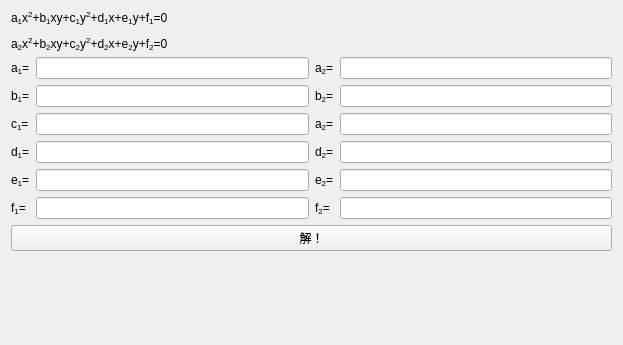
<?xml version="1.0" encoding="UTF-8"?>
<ui version="4.0">
 <class>SimultaneousQuadraticEquationsCalculatorWidgetClass</class>
 <widget class="QWidget" name="SimultaneousQuadraticEquationsCalculatorWidgetClass">
  <property name="geometry">
   <rect>
    <x>0</x>
    <y>0</y>
    <width>623</width>
    <height>345</height>
   </rect>
  </property>
  <property name="windowTitle">
   <string notr="true">二元二次方程组</string>
  </property>
  <layout class="QGridLayout" name="gridLayout_3">
   <item row="0" column="0">
    <layout class="QGridLayout" name="gridLayout_2">
     <item row="0" column="0">
      <widget class="QLabel" name="label">
       <property name="text">
        <string notr="true">&lt;html&gt;&lt;head/&gt;&lt;body&gt;&lt;p&gt;a&lt;span style=&quot; vertical-align:sub;&quot;&gt;1&lt;/span&gt;x&lt;span style=&quot; vertical-align:super;&quot;&gt;2&lt;/span&gt;+b&lt;span style=&quot; vertical-align:sub;&quot;&gt;1&lt;/span&gt;xy+c&lt;span style=&quot; vertical-align:sub;&quot;&gt;1&lt;/span&gt;y&lt;span style=&quot; vertical-align:super;&quot;&gt;2&lt;/span&gt;+d&lt;span style=&quot; vertical-align:sub;&quot;&gt;1&lt;/span&gt;x+e&lt;span style=&quot; vertical-align:sub;&quot;&gt;1&lt;/span&gt;y+f&lt;span style=&quot; vertical-align:sub;&quot;&gt;1&lt;/span&gt;=0&lt;/p&gt;&lt;p&gt;a&lt;span style=&quot; vertical-align:sub;&quot;&gt;2&lt;/span&gt;x&lt;span style=&quot; vertical-align:super;&quot;&gt;2&lt;/span&gt;+b&lt;span style=&quot; vertical-align:sub;&quot;&gt;2&lt;/span&gt;xy+c&lt;span style=&quot; vertical-align:sub;&quot;&gt;2&lt;/span&gt;y&lt;span style=&quot; vertical-align:super;&quot;&gt;2&lt;/span&gt;+d&lt;span style=&quot; vertical-align:sub;&quot;&gt;2&lt;/span&gt;x+e&lt;span style=&quot; vertical-align:sub;&quot;&gt;2&lt;/span&gt;y+f&lt;span style=&quot; vertical-align:sub;&quot;&gt;2&lt;/span&gt;=0&lt;/p&gt;&lt;/body&gt;&lt;/html&gt;</string>
       </property>
      </widget>
     </item>
     <item row="1" column="0">
      <layout class="QGridLayout" name="gridLayout">
       <item row="0" column="0">
        <widget class="QLabel" name="label_12">
         <property name="text">
          <string notr="true">&lt;html&gt;&lt;head/&gt;&lt;body&gt;&lt;p&gt;a&lt;span style=&quot; vertical-align:sub;&quot;&gt;1&lt;/span&gt;=&lt;/p&gt;&lt;/body&gt;&lt;/html&gt;</string>
         </property>
        </widget>
       </item>
       <item row="0" column="1">
        <widget class="QLineEdit" name="lineEditA1">
         <property name="text">
          <string notr="true"/>
         </property>
        </widget>
       </item>
       <item row="0" column="2">
        <widget class="QLabel" name="label_13">
         <property name="text">
          <string notr="true">&lt;html&gt;&lt;head/&gt;&lt;body&gt;&lt;p&gt;a&lt;span style=&quot; vertical-align:sub;&quot;&gt;2&lt;/span&gt;=&lt;/p&gt;&lt;/body&gt;&lt;/html&gt;</string>
         </property>
        </widget>
       </item>
       <item row="0" column="3">
        <widget class="QLineEdit" name="lineEditA2">
         <property name="text">
          <string notr="true"/>
         </property>
        </widget>
       </item>
       <item row="1" column="0">
        <widget class="QLabel" name="label_8">
         <property name="text">
          <string notr="true">&lt;html&gt;&lt;head/&gt;&lt;body&gt;&lt;p&gt;b&lt;span style=&quot; vertical-align:sub;&quot;&gt;1&lt;/span&gt;=&lt;/p&gt;&lt;/body&gt;&lt;/html&gt;</string>
         </property>
        </widget>
       </item>
       <item row="1" column="1">
        <widget class="QLineEdit" name="lineEditB1">
         <property name="text">
          <string notr="true"/>
         </property>
        </widget>
       </item>
       <item row="1" column="2">
        <widget class="QLabel" name="label_9">
         <property name="text">
          <string notr="true">&lt;html&gt;&lt;head/&gt;&lt;body&gt;&lt;p&gt;b&lt;span style=&quot; vertical-align:sub;&quot;&gt;2&lt;/span&gt;=&lt;/p&gt;&lt;/body&gt;&lt;/html&gt;</string>
         </property>
        </widget>
       </item>
       <item row="1" column="3">
        <widget class="QLineEdit" name="lineEditB2">
         <property name="text">
          <string notr="true"/>
         </property>
        </widget>
       </item>
       <item row="2" column="0">
        <widget class="QLabel" name="label_10">
         <property name="text">
          <string notr="true">&lt;html&gt;&lt;head/&gt;&lt;body&gt;&lt;p&gt;c&lt;span style=&quot; vertical-align:sub;&quot;&gt;1&lt;/span&gt;=&lt;/p&gt;&lt;/body&gt;&lt;/html&gt;</string>
         </property>
        </widget>
       </item>
       <item row="2" column="1">
        <widget class="QLineEdit" name="lineEditC1">
         <property name="text">
          <string notr="true"/>
         </property>
        </widget>
       </item>
       <item row="2" column="2">
        <widget class="QLabel" name="label_11">
         <property name="text">
          <string notr="true">&lt;html&gt;&lt;head/&gt;&lt;body&gt;&lt;c&gt;a&lt;span style=&quot; vertical-align:sub;&quot;&gt;2&lt;/span&gt;=&lt;/p&gt;&lt;/body&gt;&lt;/html&gt;</string>
         </property>
        </widget>
       </item>
       <item row="2" column="3">
        <widget class="QLineEdit" name="lineEditC2">
         <property name="text">
          <string notr="true"/>
         </property>
        </widget>
       </item>
       <item row="3" column="0">
        <widget class="QLabel" name="label_5">
         <property name="text">
          <string notr="true">&lt;html&gt;&lt;head/&gt;&lt;body&gt;&lt;p&gt;d&lt;span style=&quot; vertical-align:sub;&quot;&gt;1&lt;/span&gt;=&lt;/p&gt;&lt;/body&gt;&lt;/html&gt;</string>
         </property>
        </widget>
       </item>
       <item row="3" column="1">
        <widget class="QLineEdit" name="lineEditD1">
         <property name="text">
          <string notr="true"/>
         </property>
        </widget>
       </item>
       <item row="3" column="2">
        <widget class="QLabel" name="label_14">
         <property name="text">
          <string notr="true">&lt;html&gt;&lt;head/&gt;&lt;body&gt;&lt;p&gt;d&lt;span style=&quot; vertical-align:sub;&quot;&gt;2&lt;/span&gt;=&lt;/p&gt;&lt;/body&gt;&lt;/html&gt;</string>
         </property>
        </widget>
       </item>
       <item row="3" column="3">
        <widget class="QLineEdit" name="lineEditD2">
         <property name="text">
          <string notr="true"/>
         </property>
        </widget>
       </item>
       <item row="4" column="0">
        <widget class="QLabel" name="label_15">
         <property name="text">
          <string notr="true">&lt;html&gt;&lt;head/&gt;&lt;body&gt;&lt;p&gt;e&lt;span style=&quot; vertical-align:sub;&quot;&gt;1&lt;/span&gt;=&lt;/p&gt;&lt;/body&gt;&lt;/html&gt;</string>
         </property>
        </widget>
       </item>
       <item row="4" column="1">
        <widget class="QLineEdit" name="lineEditE1">
         <property name="text">
          <string notr="true"/>
         </property>
        </widget>
       </item>
       <item row="4" column="2">
        <widget class="QLabel" name="label_16">
         <property name="text">
          <string notr="true">&lt;html&gt;&lt;head/&gt;&lt;body&gt;&lt;p&gt;e&lt;span style=&quot; vertical-align:sub;&quot;&gt;2&lt;/span&gt;=&lt;/p&gt;&lt;/body&gt;&lt;/html&gt;</string>
         </property>
        </widget>
       </item>
       <item row="4" column="3">
        <widget class="QLineEdit" name="lineEditE2">
         <property name="text">
          <string notr="true"/>
         </property>
        </widget>
       </item>
       <item row="5" column="0">
        <widget class="QLabel" name="label_7">
         <property name="text">
          <string notr="true">&lt;html&gt;&lt;head/&gt;&lt;body&gt;&lt;p&gt;f&lt;span style=&quot; vertical-align:sub;&quot;&gt;1&lt;/span&gt;=&lt;/p&gt;&lt;/body&gt;&lt;/html&gt;</string>
         </property>
        </widget>
       </item>
       <item row="5" column="1">
        <widget class="QLineEdit" name="lineEditF1">
         <property name="text">
          <string notr="true"/>
         </property>
        </widget>
       </item>
       <item row="5" column="2">
        <widget class="QLabel" name="label_17">
         <property name="text">
          <string notr="true">&lt;html&gt;&lt;head/&gt;&lt;body&gt;&lt;p&gt;f&lt;span style=&quot; vertical-align:sub;&quot;&gt;2&lt;/span&gt;=&lt;/p&gt;&lt;/body&gt;&lt;/html&gt;</string>
         </property>
        </widget>
       </item>
       <item row="5" column="3">
        <widget class="QLineEdit" name="lineEditF2">
         <property name="text">
          <string notr="true"/>
         </property>
        </widget>
       </item>
      </layout>
     </item>
     <item row="2" column="0">
      <widget class="QPushButton" name="pushButton">
       <property name="text">
        <string notr="true">解！</string>
       </property>
      </widget>
     </item>
    </layout>
   </item>
   <item row="1" column="0">
    <widget class="KatexViewer" name="widget" native="true"/>
   </item>
  </layout>
 </widget>
 <layoutdefault spacing="6" margin="11"/>
 <customwidgets>
  <customwidget>
   <class>KatexViewer</class>
   <extends>QWidget</extends>
   <header>widgets/katexviewer.h</header>
   <container>1</container>
  </customwidget>
 </customwidgets>
 <resources/>
 <connections/>
</ui>
